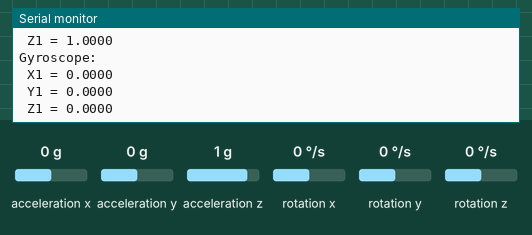
This sketch was run on a simulated Arduino Nano 33 IoT. Parts: the last lines printed to the serial monitor. Inputs (shaded band) come from the test bench; at power-on: acceleration x 0 g, acceleration y 0 g, acceleration z 1 g, rotation x 0 °/s, rotation y 0 °/s, rotation z 0 °/s. Nothing arrives over Bluetooth unless stated; a phone connects over Bluetooth LE 3 s after start.

Above: at 4.3 s.
4.4 s: acceleration x set to -1.4 g
5.9 s: acceleration y set to -1.4 g
7.4 s: acceleration z set to -1.4 g
8.9 s: rotation x set to -192 °/s
At 9.4 s:
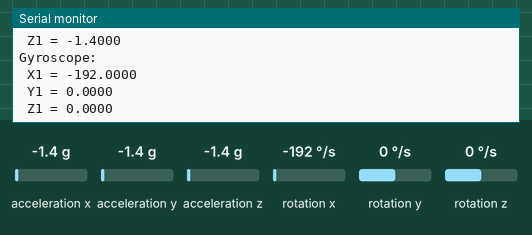
10.4 s: rotation y set to -192 °/s
At 10.9 s:
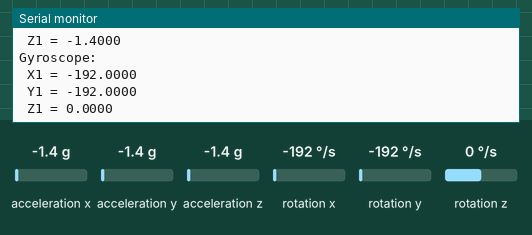
Timing chart, 0 to 12.9 s (numbered marks = the images above; inputs shaded):
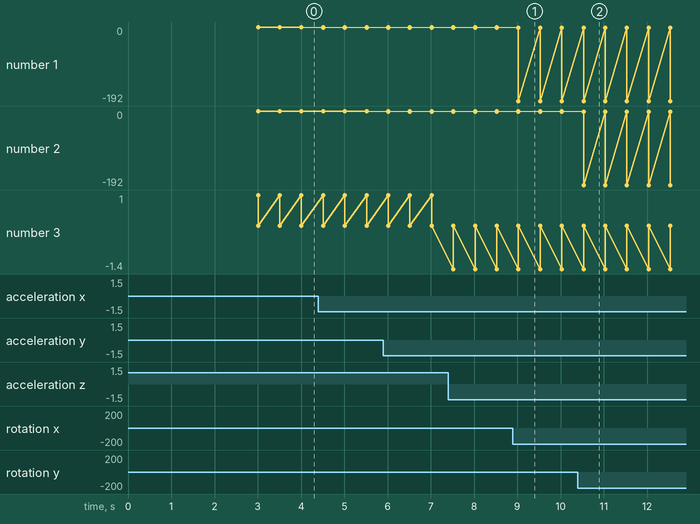

The sketch:

XIAO_bluetooth_6axis.ino
```cpp
#include "LSM6DS3.h"
#include "Wire.h"
#include <ArduinoBLE.h>;

//Create a instance of class LSM6DS3
LSM6DS3 myIMU(I2C_MODE, 0x6A);    //I2C device address 0x6A

// 建立藍牙服務和特徵ID
BLEService sixAxisService("19B10000-E8F2-537E-4F6C-D104768A1214");

BLEFloatCharacteristic sixAxisCharacteristic("19B10001-E8F2-537E-4F6C-D104768A1214", BLERead | BLENotify);

void setup() {
  // put your setup code here, to run once:
    Serial.begin(9600);
    //while (!Serial);
    if (myIMU.begin() != 0) {
      Serial.println("Device error");
    } else {
      Serial.println("Device OK!");
    }

   // 藍芽啟動
   if (!BLE.begin()) {
    Serial.println("starting Bluetooth® Low Energy module failed!");
    while (1);
  }
  //藍芽設定外部名稱
  BLE.setLocalName("XAIO_sixAxis");
  //設定藍芽廣播Service與特徵
  BLE.setAdvertisedService(sixAxisService);
  sixAxisService.addCharacteristic(sixAxisCharacteristic);
  // Start the service
  BLE.addService(sixAxisService);
  //開始廣播
  BLE.advertise();
  // 印出MAC位置
  Serial.print("Address: ");
  Serial.println(BLE.address());

  Serial.println("XIAO sixAxis is ready!");

}

void loop() {
  // put your main code here, to run repeatedly:
  //開啟連線對象
  BLEDevice central = BLE.central();
  // 如果連上了:
  if (central) {
    Serial.print("已連線到裝置: ");
    // print the central's MAC address:
    Serial.println(central.address());

    // 當與裝置持續連線時:
    while (central.connected()) {
      float ax = myIMU.readFloatAccelX();
      float ay = myIMU.readFloatAccelY();
      float az = myIMU.readFloatAccelZ();
      float gx = myIMU.readFloatGyroX();
      float gy = myIMU.readFloatGyroY();
      float gz = myIMU.readFloatGyroZ();
    //Accelerometer
      Serial.print("\nAccelerometer:\n");
      Serial.print(" X1 = ");
      Serial.println(ax, 4);
      Serial.print(" Y1 = ");
      Serial.println(ay, 4);
      Serial.print(" Z1 = ");
      Serial.println(az, 4);
    //Gyroscope
      Serial.print("\nGyroscope:\n");
      Serial.print(" X1 = ");
      Serial.println(gx, 4);
      Serial.print(" Y1 = ");
      Serial.println(gy, 4);
      Serial.print(" Z1 = ");
      Serial.println(gz, 4);
      sixAxisCharacteristic.writeValue(1);
      sixAxisCharacteristic.writeValue(ax);
      sixAxisCharacteristic.writeValue(ay);
      sixAxisCharacteristic.writeValue(az);
      sixAxisCharacteristic.writeValue(gx);
      sixAxisCharacteristic.writeValue(gy);
      sixAxisCharacteristic.writeValue(gz);
      delay(500);
    }
    // 斷線時
    Serial.print(F("Disconnected from central: "));
    Serial.println(central.address());
    //重新廣播
    BLE.advertise();
    Serial.println("XIAO sixAxis restart!");
  }
  delay(100);
}
```

Measured:
- after the input at 8.9 s, the serial monitor: prints a new line after 0.13 s (image 1)
- after the input at 10.4 s, the serial monitor: prints a new line after 0.13 s (image 2)
- plotted number 1: 0 → -192 after the input at 8.9 s
